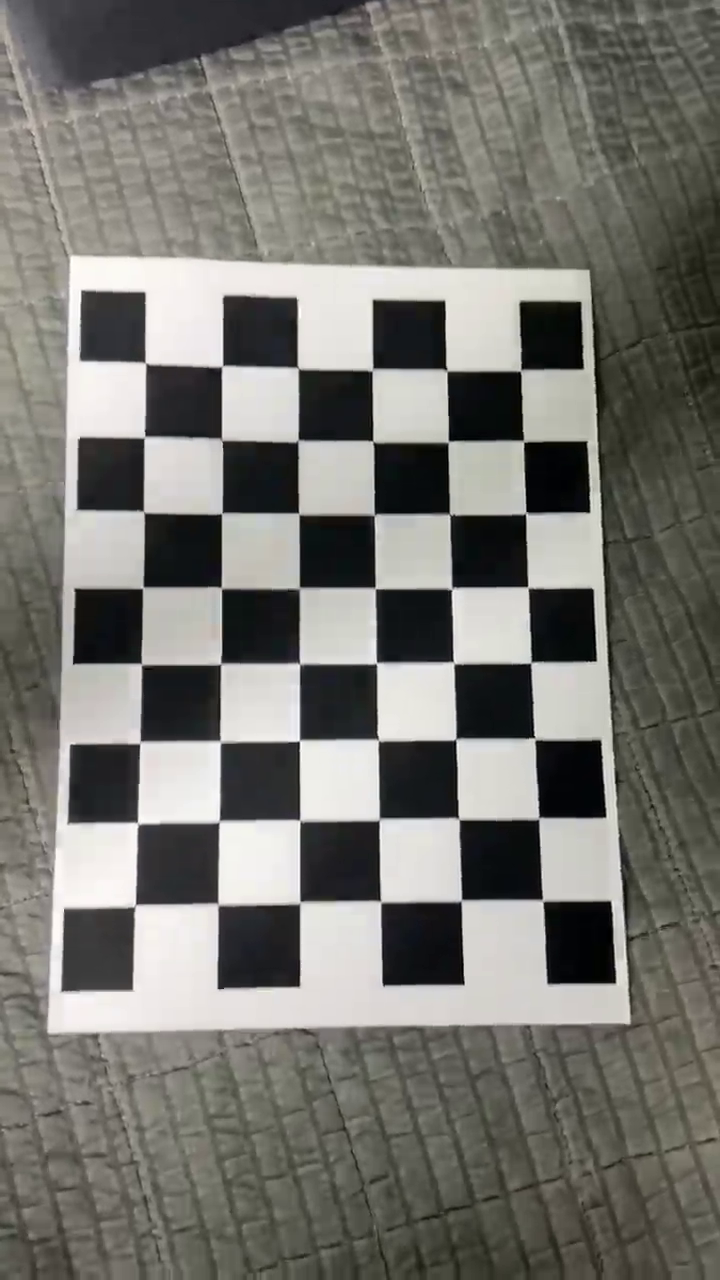
#> input picture frame 22 of data/chessboard.mp4, 720 x 1280 px
$ python distortion_correction.py
#> lines starting #> are read from the running program, lines starting #| are printed output that depends on the picture; after the words box and inside, x2 and y2 are one past the last pixel; in counts of white or black regions, pixels touching at a corner belong together
import cv2 as cv
import numpy as np

video_file = 'data/chessboard.mp4'

K = np.array([[947.94697884, 0., 440.16542092],
              [0., 993.15217813, 866.77735144],
              [0., 0., 1.]])
dist_coeff = np.array([ 0.01121081,  0.16799448, -0.02977654,  0.03465663,  0.00860905])

video = cv.VideoCapture(video_file)
assert video.isOpened(), f'Cannot open the video: {video_file}'

show_rectify = True
map1, map2 = None, None
saved_original = False
saved_rectified = False

while True:
    valid, img = video.read()
#> img is the input picture: shape (1280, 720, 3); mean B, G, R 111.6, 117.4, 118.3
    if not valid:
        break

    img_show = img.copy()

    if not saved_original:
        cv.imwrite('original_sample.jpg', img)
        saved_original = True

    info = 'Original'
    if show_rectify:
        if map1 is None or map2 is None:
            map1, map2 = cv.initUndistortRectifyMap(
                K, dist_coeff, None, None,
                (img.shape[1], img.shape[0]),
                cv.CV_32FC1
            )
        img_show = cv.remap(img, map1, map2, interpolation=cv.INTER_LINEAR)
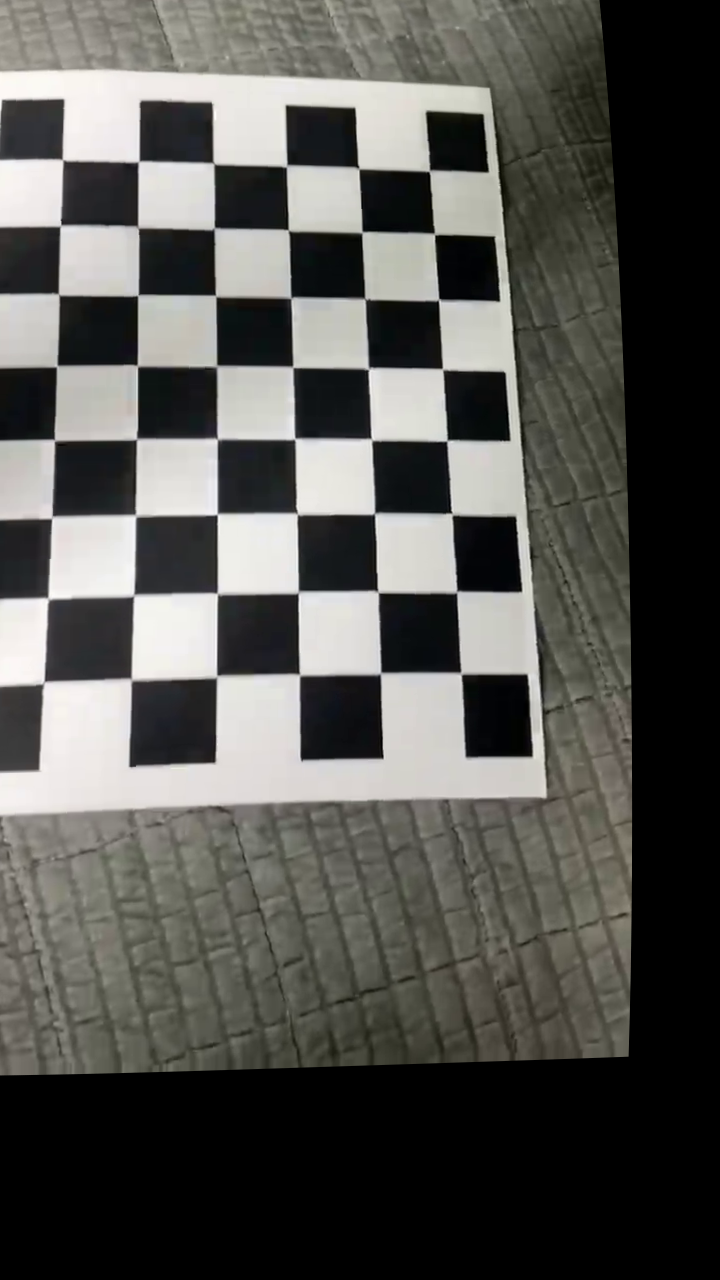
#> img_show: shape (1280, 720, 3); mean B, G, R 80.6, 84.5, 84.9
        info = 'Rectified'

        if not saved_rectified:
            cv.imwrite('rectified_sample.jpg', img_show)
            saved_rectified = True

    cv.putText(img_show, info, (10, 25),
               cv.FONT_HERSHEY_DUPLEX, 0.6, (0, 255, 0))
#> img_show: shape (1280, 720, 3); 0.03% of pixels changed, all inside (x1, y1, x2, y2) = (12, 12, 91, 26)
    cv.imshow('Distortion correction', img_show)

    key = cv.waitKey(10)
#> (key Esc is pressed here)
    if key == 27:  # ESC
        break
    elif key == 32:  # Space
        show_rectify = not show_rectify

video.release()
cv.destroyAllWindows()

$ run again, starting later in the video
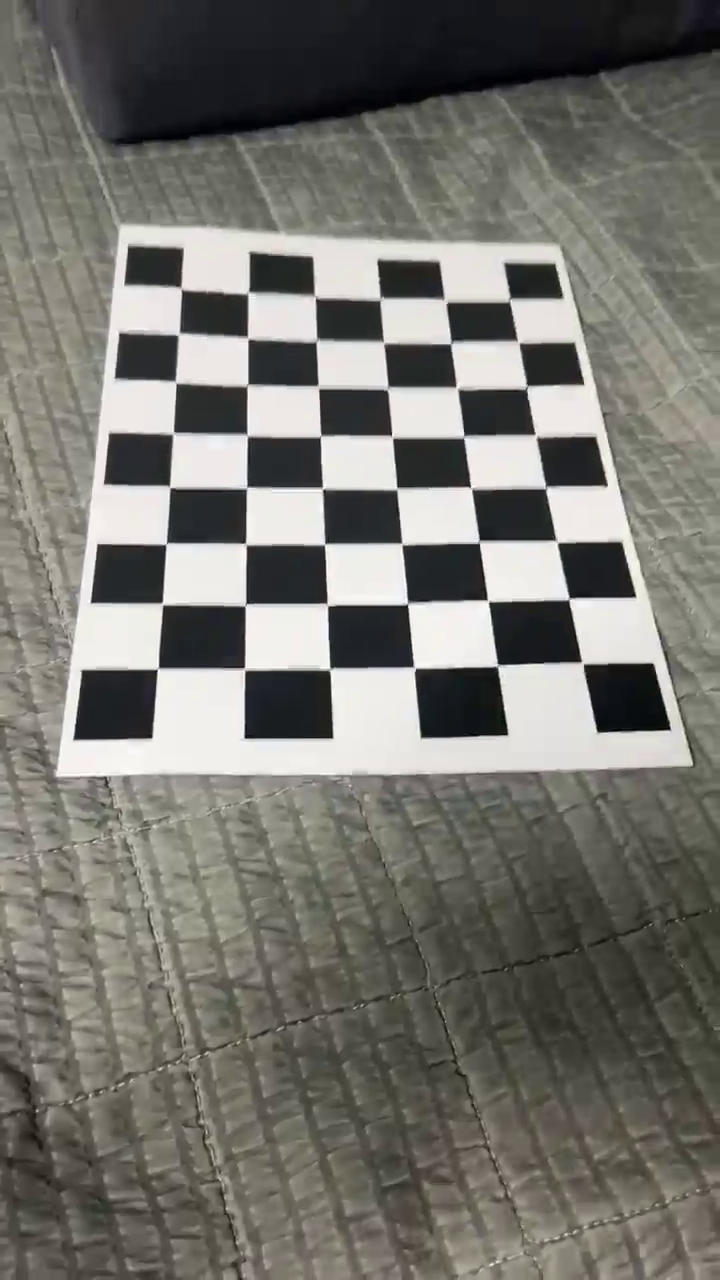
#> input picture frame 100 of data/chessboard.mp4, 720 x 1280 px
#> img is the input picture: shape (1280, 720, 3); mean B, G, R 110.1, 116, 117.4
#> `img_show = cv.remap(img, map1, map2, interpolation=cv.INTER_LINEAR)`:
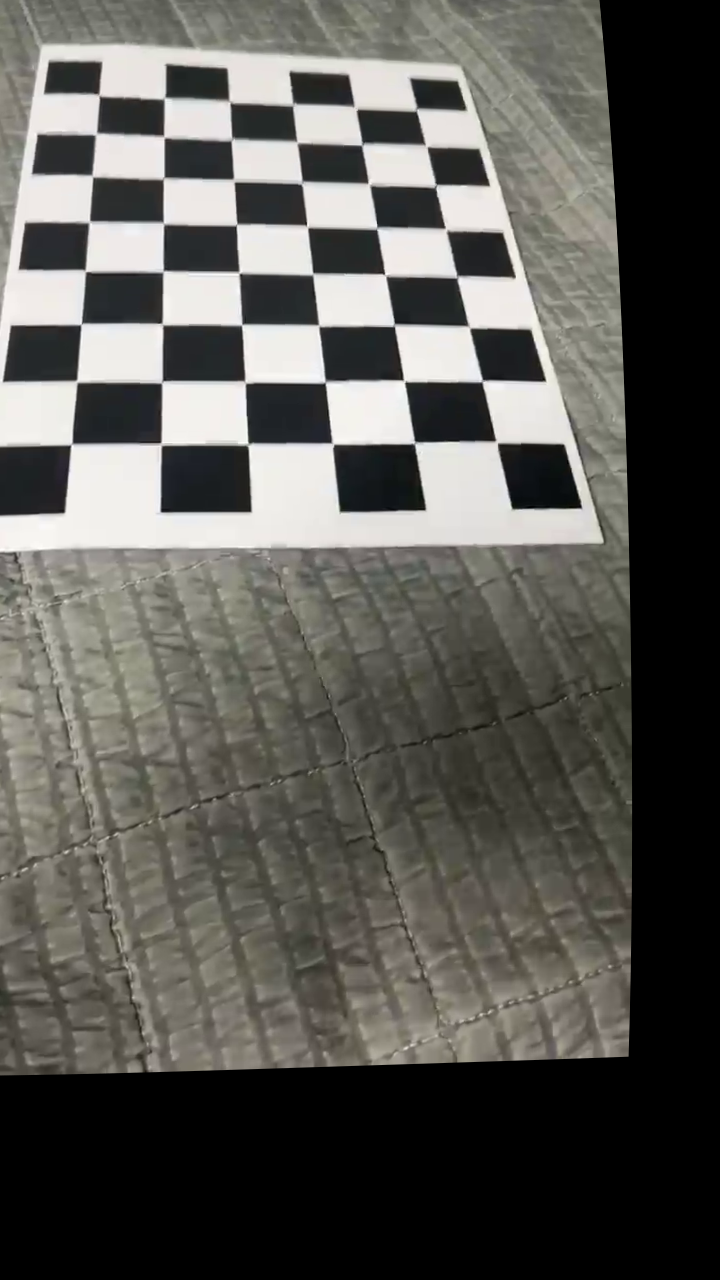
#> img_show: shape (1280, 720, 3); mean B, G, R 84.5, 89.2, 90.2

$ run again, starting later in the video
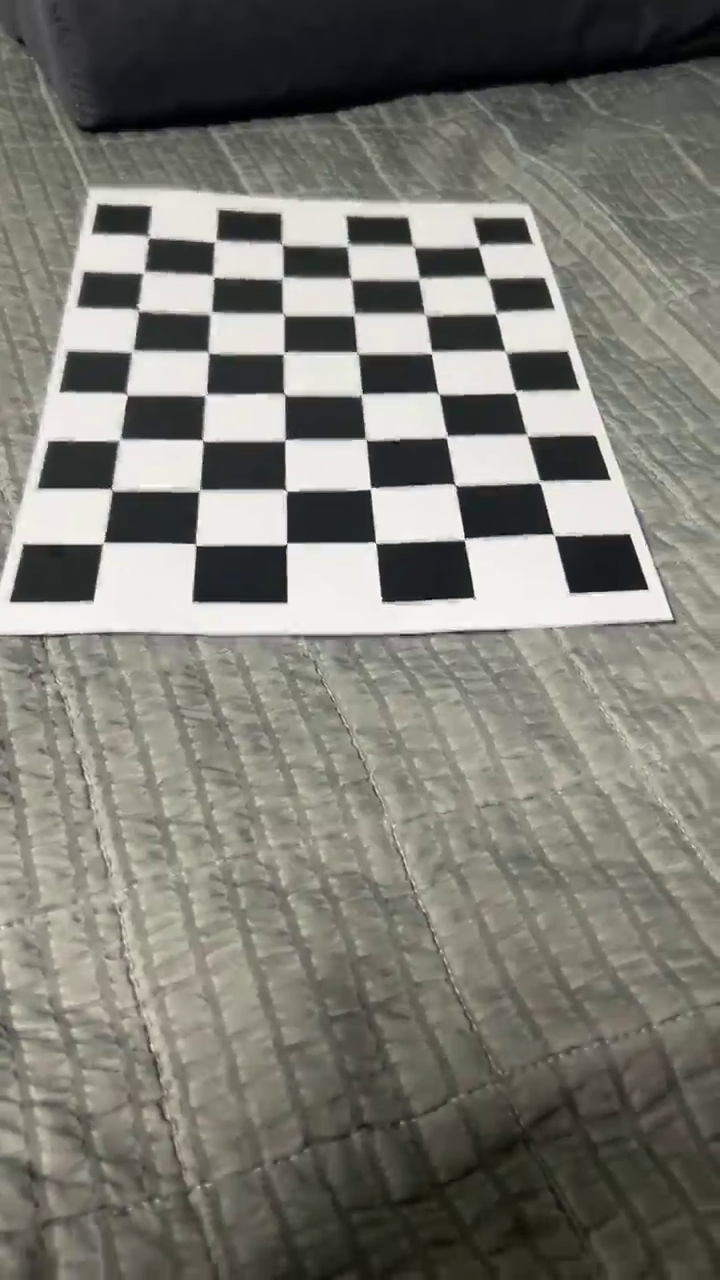
#> input picture frame 178 of data/chessboard.mp4, 720 x 1280 px
#> img is the input picture: shape (1280, 720, 3); mean B, G, R 115.1, 122.9, 123.7
#> `img_show = cv.remap(img, map1, map2, interpolation=cv.INTER_LINEAR)`:
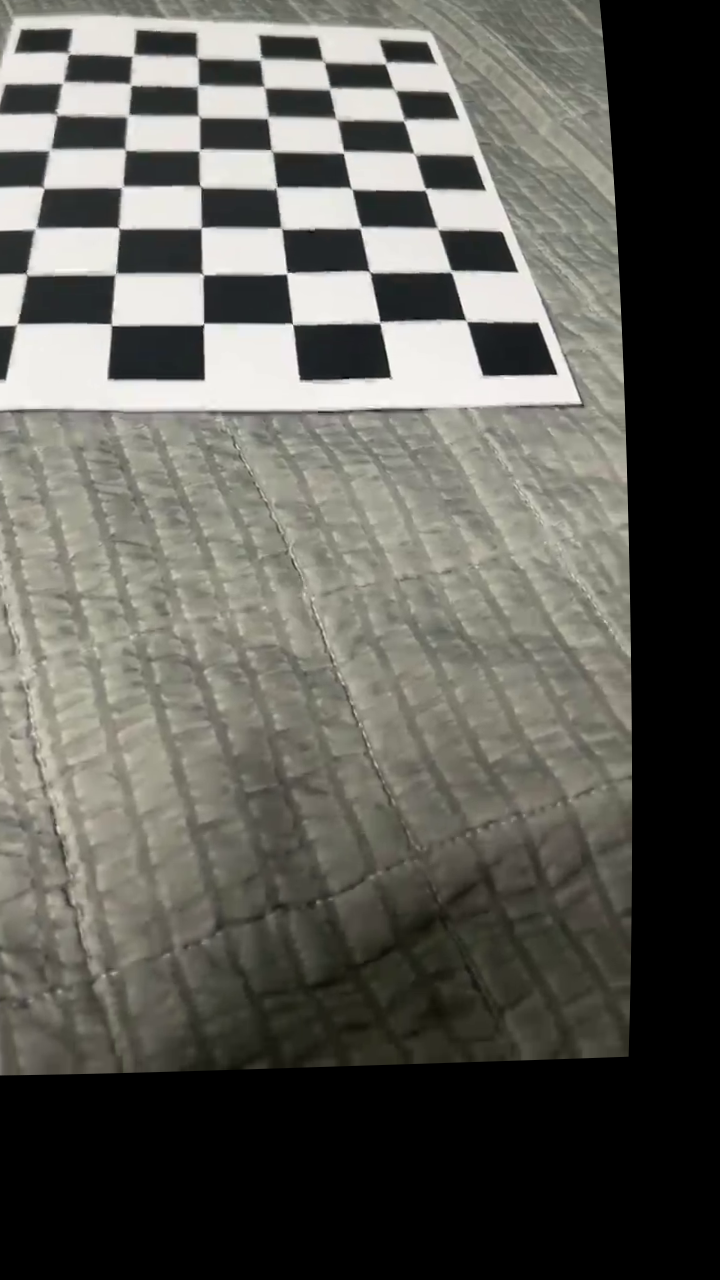
#> img_show: shape (1280, 720, 3); mean B, G, R 87.2, 93.6, 94.4
